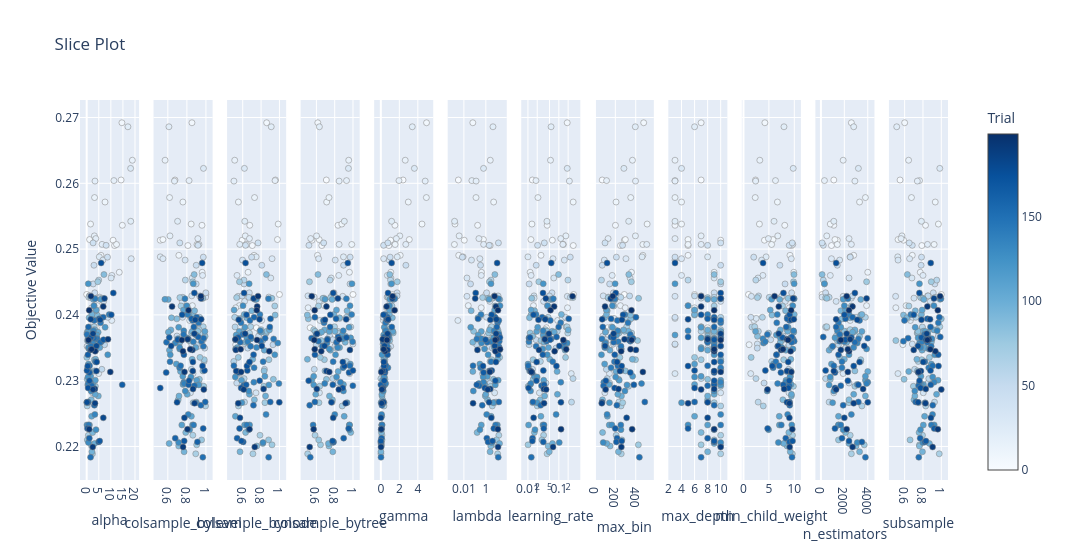

The notebook cell this image was saved under:
### Code cell
optuna.visualization.plot_slice(my_studies_xgb['district'])

### Figure 1 — Plotly figure (JSON) as saved in the notebook; plotly's stock layout.template omitted (floating-point values rounded to 4 significant figures; data arrays with more than 128 entries replaced by an {"elided": "..."} marker saying what was removed)
{"data": [{"marker": {"color": {"elided": "200 int values"}, "colorbar": {"title": {"text": "Trial"}, "x": 1, "xpad": 40}, "colorscale": [[0, "rgb(247,251,255)"], [0.125, "rgb(222,235,247)"], [0.25, "rgb(198,219,239)"], [0.375, "rgb(158,202,225)"], [0.5, "rgb(107,174,214)"], [0.625, "rgb(66,146,198)"], [0.75, "rgb(33,113,181)"], [0.875, "rgb(8,81,156)"], [1, "rgb(8,48,107)"]], "line": {"color": "Grey", "width": 0.5}, "showscale": true}, "mode": "markers", "name": "Feasible Trial", "showlegend": false, "type": "scatter", "x": {"elided": "200 float values"}, "xaxis": "x", "y": {"elided": "200 float values"}, "yaxis": "y"}, {"marker": {"color": {"elided": "200 int values"}, "colorbar": {"title": {"text": "Trial"}, "x": 1, "xpad": 40}, "colorscale": [[0, "rgb(247,251,255)"], [0.125, "rgb(222,235,247)"], [0.25, "rgb(198,219,239)"], [0.375, "rgb(158,202,225)"], [0.5, "rgb(107,174,214)"], [0.625, "rgb(66,146,198)"], [0.75, "rgb(33,113,181)"], [0.875, "rgb(8,81,156)"], [1, "rgb(8,48,107)"]], "line": {"color": "Grey", "width": 0.5}, "showscale": false}, "mode": "markers", "name": "Feasible Trial", "showlegend": false, "type": "scatter", "x": {"elided": "200 float values"}, "xaxis": "x2", "y": {"elided": "200 float values"}, "yaxis": "y2"}, {"marker": {"color": {"elided": "200 int values"}, "colorbar": {"title": {"text": "Trial"}, "x": 1, "xpad": 40}, "colorscale": [[0, "rgb(247,251,255)"], [0.125, "rgb(222,235,247)"], [0.25, "rgb(198,219,239)"], [0.375, "rgb(158,202,225)"], [0.5, "rgb(107,174,214)"], [0.625, "rgb(66,146,198)"], [0.75, "rgb(33,113,181)"], [0.875, "rgb(8,81,156)"], [1, "rgb(8,48,107)"]], "line": {"color": "Grey", "width": 0.5}, "showscale": false}, "mode": "markers", "name": "Feasible Trial", "showlegend": false, "type": "scatter", "x": {"elided": "200 float values"}, "xaxis": "x3", "y": {"elided": "200 float values"}, "yaxis": "y3"}, {"marker": {"color": {"elided": "200 int values"}, "colorbar": {"title": {"text": "Trial"}, "x": 1, "xpad": 40}, "colorscale": [[0, "rgb(247,251,255)"], [0.125, "rgb(222,235,247)"], [0.25, "rgb(198,219,239)"], [0.375, "rgb(158,202,225)"], [0.5, "rgb(107,174,214)"], [0.625, "rgb(66,146,198)"], [0.75, "rgb(33,113,181)"], [0.875, "rgb(8,81,156)"], [1, "rgb(8,48,107)"]], "line": {"color": "Grey", "width": 0.5}, "showscale": false}, "mode": "markers", "name": "Feasible Trial", "showlegend": false, "type": "scatter", "x": {"elided": "200 float values"}, "xaxis": "x4", "y": {"elided": "200 float values"}, "yaxis": "y4"}, {"marker": {"color": {"elided": "200 int values"}, "colorbar": {"title": {"text": "Trial"}, "x": 1, "xpad": 40}, "colorscale": [[0, "rgb(247,251,255)"], [0.125, "rgb(222,235,247)"], [0.25, "rgb(198,219,239)"], [0.375, "rgb(158,202,225)"], [0.5, "rgb(107,174,214)"], [0.625, "rgb(66,146,198)"], [0.75, "rgb(33,113,181)"], [0.875, "rgb(8,81,156)"], [1, "rgb(8,48,107)"]], "line": {"color": "Grey", "width": 0.5}, "showscale": false}, "mode": "markers", "name": "Feasible Trial", "showlegend": false, "type": "scatter", "x": {"elided": "200 float values"}, "xaxis": "x5", "y": {"elided": "200 float values"}, "yaxis": "y5"}, {"marker": {"color": {"elided": "200 int values"}, "colorbar": {"title": {"text": "Trial"}, "x": 1, "xpad": 40}, "colorscale": [[0, "rgb(247,251,255)"], [0.125, "rgb(222,235,247)"], [0.25, "rgb(198,219,239)"], [0.375, "rgb(158,202,225)"], [0.5, "rgb(107,174,214)"], [0.625, "rgb(66,146,198)"], [0.75, "rgb(33,113,181)"], [0.875, "rgb(8,81,156)"], [1, "rgb(8,48,107)"]], "line": {"color": "Grey", "width": 0.5}, "showscale": false}, "mode": "markers", "name": "Feasible Trial", "showlegend": false, "type": "scatter", "x": {"elided": "200 float values"}, "xaxis": "x6", "y": {"elided": "200 float values"}, "yaxis": "y6"}, {"marker": {"color": {"elided": "200 int values"}, "colorbar": {"title": {"text": "Trial"}, "x": 1, "xpad": 40}, "colorscale": [[0, "rgb(247,251,255)"], [0.125, "rgb(222,235,247)"], [0.25, "rgb(198,219,239)"], [0.375, "rgb(158,202,225)"], [0.5, "rgb(107,174,214)"], [0.625, "rgb(66,146,198)"], [0.75, "rgb(33,113,181)"], [0.875, "rgb(8,81,156)"], [1, "rgb(8,48,107)"]], "line": {"color": "Grey", "width": 0.5}, "showscale": false}, "mode": "markers", "name": "Feasible Trial", "showlegend": false, "type": "scatter", "x": {"elided": "200 float values"}, "xaxis": "x7", "y": {"elided": "200 float values"}, "yaxis": "y7"}, {"marker": {"color": {"elided": "200 int values"}, "colorbar": {"title": {"text": "Trial"}, "x": 1, "xpad": 40}, "colorscale": [[0, "rgb(247,251,255)"], [0.125, "rgb(222,235,247)"], [0.25, "rgb(198,219,239)"], [0.375, "rgb(158,202,225)"], [0.5, "rgb(107,174,214)"], [0.625, "rgb(66,146,198)"], [0.75, "rgb(33,113,181)"], [0.875, "rgb(8,81,156)"], [1, "rgb(8,48,107)"]], "line": {"color": "Grey", "width": 0.5}, "showscale": false}, "mode": "markers", "name": "Feasible Trial", "showlegend": false, "type": "scatter", "x": {"elided": "200 int values"}, "xaxis": "x8", "y": {"elided": "200 float values"}, "yaxis": "y8"}, {"marker": {"color": {"elided": "200 int values"}, "colorbar": {"title": {"text": "Trial"}, "x": 1, "xpad": 40}, "colorscale": [[0, "rgb(247,251,255)"], [0.125, "rgb(222,235,247)"], [0.25, "rgb(198,219,239)"], [0.375, "rgb(158,202,225)"], [0.5, "rgb(107,174,214)"], [0.625, "rgb(66,146,198)"], [0.75, "rgb(33,113,181)"], [0.875, "rgb(8,81,156)"], [1, "rgb(8,48,107)"]], "line": {"color": "Grey", "width": 0.5}, "showscale": false}, "mode": "markers", "name": "Feasible Trial", "showlegend": false, "type": "scatter", "x": {"elided": "200 int values"}, "xaxis": "x9", "y": {"elided": "200 float values"}, "yaxis": "y9"}, {"marker": {"color": {"elided": "200 int values"}, "colorbar": {"title": {"text": "Trial"}, "x": 1, "xpad": 40}, "colorscale": [[0, "rgb(247,251,255)"], [0.125, "rgb(222,235,247)"], [0.25, "rgb(198,219,239)"], [0.375, "rgb(158,202,225)"], [0.5, "rgb(107,174,214)"], [0.625, "rgb(66,146,198)"], [0.75, "rgb(33,113,181)"], [0.875, "rgb(8,81,156)"], [1, "rgb(8,48,107)"]], "line": {"color": "Grey", "width": 0.5}, "showscale": false}, "mode": "markers", "name": "Feasible Trial", "showlegend": false, "type": "scatter", "x": {"elided": "200 float values"}, "xaxis": "x10", "y": {"elided": "200 float values"}, "yaxis": "y10"}, {"marker": {"color": {"elided": "200 int values"}, "colorbar": {"title": {"text": "Trial"}, "x": 1, "xpad": 40}, "colorscale": [[0, "rgb(247,251,255)"], [0.125, "rgb(222,235,247)"], [0.25, "rgb(198,219,239)"], [0.375, "rgb(158,202,225)"], [0.5, "rgb(107,174,214)"], [0.625, "rgb(66,146,198)"], [0.75, "rgb(33,113,181)"], [0.875, "rgb(8,81,156)"], [1, "rgb(8,48,107)"]], "line": {"color": "Grey", "width": 0.5}, "showscale": false}, "mode": "markers", "name": "Feasible Trial", "showlegend": false, "type": "scatter", "x": {"elided": "200 int values"}, "xaxis": "x11", "y": {"elided": "200 float values"}, "yaxis": "y11"}, {"marker": {"color": {"elided": "200 int values"}, "colorbar": {"title": {"text": "Trial"}, "x": 1, "xpad": 40}, "colorscale": [[0, "rgb(247,251,255)"], [0.125, "rgb(222,235,247)"], [0.25, "rgb(198,219,239)"], [0.375, "rgb(158,202,225)"], [0.5, "rgb(107,174,214)"], [0.625, "rgb(66,146,198)"], [0.75, "rgb(33,113,181)"], [0.875, "rgb(8,81,156)"], [1, "rgb(8,48,107)"]], "line": {"color": "Grey", "width": 0.5}, "showscale": false}, "mode": "markers", "name": "Feasible Trial", "showlegend": false, "type": "scatter", "x": {"elided": "200 float values"}, "xaxis": "x12", "y": {"elided": "200 float values"}, "yaxis": "y12"}], "layout": {"title": {"text": "Slice Plot"}, "width": 3600, "xaxis": {"anchor": "y", "domain": [0, 0.06806], "title": {"text": "alpha"}}, "xaxis10": {"anchor": "y10", "domain": [0.7625, 0.8306], "title": {"text": "min_child_weight"}}, "xaxis11": {"anchor": "y11", "domain": [0.8472, 0.9153], "title": {"text": "n_estimators"}}, "xaxis12": {"anchor": "y12", "domain": [0.9319, 1.0], "title": {"text": "subsample"}}, "xaxis2": {"anchor": "y2", "domain": [0.08472, 0.1528], "title": {"text": "colsample_bylevel"}}, "xaxis3": {"anchor": "y3", "domain": [0.1694, 0.2375], "title": {"text": "colsample_bynode"}}, "xaxis4": {"anchor": "y4", "domain": [0.2542, 0.3222], "title": {"text": "colsample_bytree"}}, "xaxis5": {"anchor": "y5", "domain": [0.3389, 0.4069], "title": {"text": "gamma"}}, "xaxis6": {"anchor": "y6", "domain": [0.4236, 0.4917], "title": {"text": "lambda"}, "type": "log"}, "xaxis7": {"anchor": "y7", "domain": [0.5083, 0.5764], "title": {"text": "learning_rate"}, "type": "log"}, "xaxis8": {"anchor": "y8", "domain": [0.5931, 0.6611], "title": {"text": "max_bin"}}, "xaxis9": {"anchor": "y9", "domain": [0.6778, 0.7458], "title": {"text": "max_depth"}}, "yaxis": {"anchor": "x", "domain": [0, 1], "title": {"text": "Objective Value"}}, "yaxis10": {"anchor": "x10", "domain": [0, 1], "matches": "y", "showticklabels": false}, "yaxis11": {"anchor": "x11", "domain": [0, 1], "matches": "y", "showticklabels": false}, "yaxis12": {"anchor": "x12", "domain": [0, 1], "matches": "y", "showticklabels": false}, "yaxis2": {"anchor": "x2", "domain": [0, 1], "matches": "y", "showticklabels": false}, "yaxis3": {"anchor": "x3", "domain": [0, 1], "matches": "y", "showticklabels": false}, "yaxis4": {"anchor": "x4", "domain": [0, 1], "matches": "y", "showticklabels": false}, "yaxis5": {"anchor": "x5", "domain": [0, 1], "matches": "y", "showticklabels": false}, "yaxis6": {"anchor": "x6", "domain": [0, 1], "matches": "y", "showticklabels": false}, "yaxis7": {"anchor": "x7", "domain": [0, 1], "matches": "y", "showticklabels": false}, "yaxis8": {"anchor": "x8", "domain": [0, 1], "matches": "y", "showticklabels": false}, "yaxis9": {"anchor": "x9", "domain": [0, 1], "matches": "y", "showticklabels": false}}}
